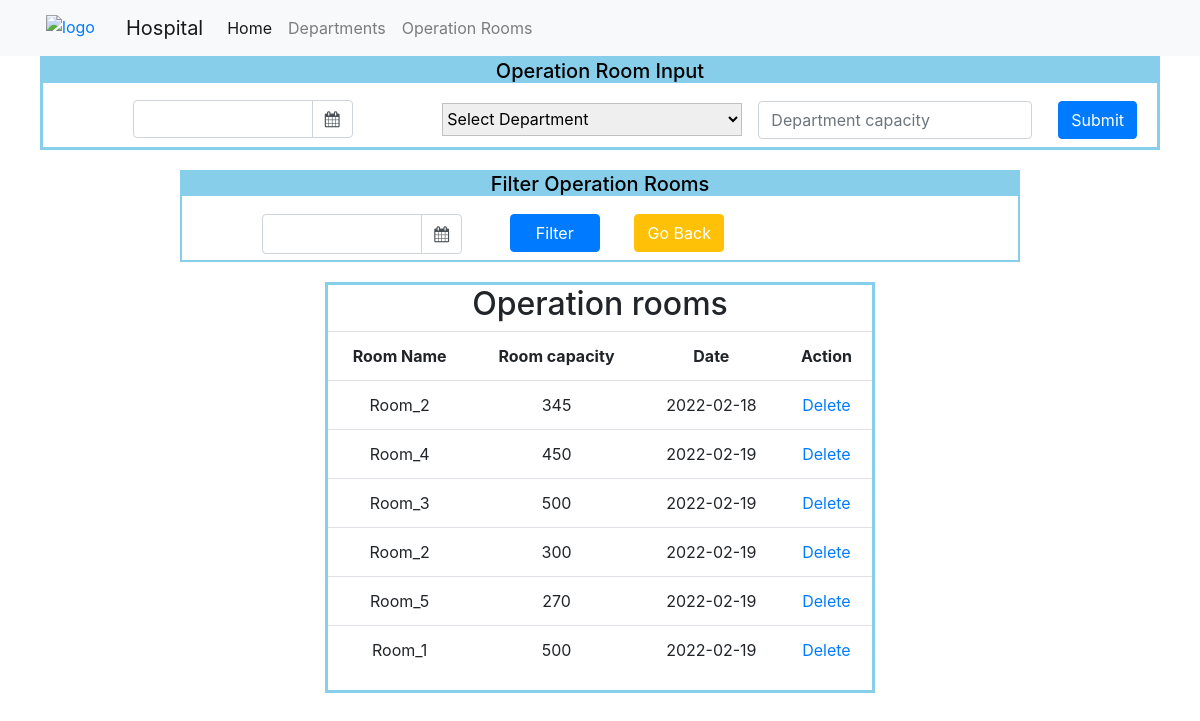
Screenshot of /rooms with the database file from the repository.
### app.py (models this page shows, shortened)
class Operation_rooms_Info(db.Model):
    id = db.Column(db.String(200), primary_key=True)
    room_name = db.Column(db.String(200), nullable=False)
    room_capacity = db.Column(db.Integer, nullable=False)
    date = db.Column(db.DateTime, nullable=False)

### app.py (the view)
@app.route('/rooms', methods=['GET', 'POST'])
def get_rooms():
    if request.method == 'POST':
        if request.form['submit_btn3'] == 'submit_form3':
            date = request.form['date']
            room_name = request.form['room_name']
            room_capacity = request.form['room_capacity']
            new_room_info = Operation_rooms_Info(
                    id=str(room_name + '-' + str(uuid.uuid4())),
                    date=datetime.strptime(date, '%m/%d/%Y').date(),
                    room_name=room_name,
                    room_capacity=int(room_capacity),
                    )
            try:
                db.session.add(new_room_info)
                db.session.commit()
                return redirect('/rooms')
            except:
                print('There was an issue adding new user entry')
                raise
        elif request.form['submit_btn3'] == 'filter':
            filtered_date = datetime.strptime(request.form['filter_date'], '%m/%d/%Y')
            filtered_entries = Operation_rooms_Info.query.filter(Operation_rooms_Info.date==filtered_date).all()
            return render_template('room.html', rooms=filtered_entries)
    else:
        rooms_info = Operation_rooms_Info.query.order_by(Operation_rooms_Info.date).all()
    return render_template('room.html', rooms = rooms_info)

### templates/room.html (shortened to what this page needs)
<!DOCTYPE html>
<html lang="en">
<head>
    <link rel="stylesheet" href="{{ url_for('static', filename='css/styles.css') }}">
    <link rel="stylesheet" href="https://maxcdn.bootstrapcdn.com/bootstrap/4.0.0/css/bootstrap.min.css">
    <link rel="stylesheet" href="https://cdnjs.cloudflare.com/ajax/libs/bootstrap-datepicker/1.9.0/css/bootstrap-datepicker.min.css">
    <link rel="stylesheet" href="https://cdnjs.cloudflare.com/ajax/libs/font-awesome/4.7.0/css/font-awesome.min.css">
</head>
<body>
    <nav class="navbar navbar-expand-lg navbar-light bg-light">
        <div class="image">
            <a href="/">
                <img src="http://www.clipartsuggest.com/images/633/red-medical-symbol-9MqeBw-clipart.jpeg" alt="logo">
            </a>
        </div>
        <a class="navbar-brand" href="/">Hospital</a>
        <div class="collapse navbar-collapse" id="navbarNav">
          <ul class="navbar-nav">
            <li class="nav-item active">
              <a class="nav-link" href="/">Home <span class="sr-only">(current)</span></a>
            </li>
            <li class="nav-item">
              <a class="nav-link" href="/admin">Departments</a>
            </li>
            <li class="nav-item">
              <a class="nav-link" href="/rooms">Operation Rooms</a>
            </li>
          </ul>
        </div>
    </nav>
    <div class="user_input">
        <div class="heading"><h5>Operation Room Input</h5></div>
        <form action='/rooms' class="form-inline" method="post">
                <div class="input-group date" id="datepicker">
                    <input type="text" class="form-control" id='date_input' name='date' required/>
                    <span class="input-group-append">
                        <span class="input-group-text bg-white">
                            <i class="fa fa-calendar"></i>
                        </span>
                    </span>
                </div>
            <div class="dropdown_select" name='dropdown_select'>
                <select id="list" name='room_name' onchange="getSelectValue();" required>
                    <option value="" disabled selected>Select Department</option>
                </select>
            </div>
            <div class="form-group mx-sm-3 mb-2" name='dur_and_cap'>
                <input type="number" min="0" class="form-control" name='room_capacity' id="room_capacity" placeholder="Department capacity" required>
            </div>
            <button type="submit" class="btn btn-primary mb-2" name="submit_btn3" value="submit_form3">Submit</button>
        </form>
    </div>
    <div class="filter">
        <div class="heading"><h5>Filter Operation Rooms</h5></div>
        <form action="/rooms" method="post">
            <div class="input-group date" id="datepicker2">
                <input type="text" class="form-control" id='date_input2' name='filter_date' required/>
                <span class="input-group-append" id="filter_span">
                    <span class="input-group-text bg-white" >
                        <i class="fa fa-calendar"></i>
                    </span>
                </span>
            </div>
            <div class="filter_and_home_btns">
                <button type="submit" class="btn btn-primary mb-2" name="submit_btn3" value="filter" id="filter_btn">Filter</button>
                <button type="button" class="btn btn-warning mb-2" id="home_btn" onclick="history.back()"><a href="javascript:history.back()">Go Back</a></button>
            </div>
        </form>
    </div>
    <div class="Table_content_2" id="op_rooms_info">
        <table class="table">
            <thead><h2>Operation rooms</h2></thead>
            <tbody class="table_body">
                <tr>
                    <th>Room Name</th>
                    <th>Room capacity</th>
                    <th>Date</th>
                    <th>Action</th>
                </tr>
                {% for room in rooms: %}
                    <tr>
                        <td>{{room.room_name}}</td>
                        <td>{{room.room_capacity}}</td>
                        <td>{{room.date.date()}}</td>
                        <td>
                            <a href="/rooms/delete/{{room.id}}">Delete</a>
                        </td>
                    </tr>
                {% endfor %}
            </tbody>
        </table>
    </div>
</body>
</html>

### static/css/styles.css (style rules this page uses)
* { padding: 0; margin: 0; box-sizing: border-box; }
body { font-family: Verdana, Geneva, Tahoma, sans-serif; text-align: center; background-color: #eeeeee; }
.heading { background-color: skyblue; color: black; text-align: center; }
.user_input { margin-left: 40px; margin-right: 40px; border: 3px solid skyblue; }
.Table_content_2 { border: 2px solid skyblue; width: 70%; text-align: center; margin: auto; margin-top: 20px; }
.table { text-align: center; }
.form-inline { margin: auto; }
#datepicker { width: 200px; margin: auto; }
#list { width: 300px; margin-left: 0; }
select { width: 300px; height: 33px; border: 1px solid rgb(191, 192, 192); }
.form-group { margin: auto; }
.btn { margin: 10px; margin-right: 20px; }
#datepicker { width: 220px; margin: auto; }
#datepicker2 { width: 300px; margin: auto; }
#date_input2 { margin-left: 80px; margin-top: 10px; height: 40px; }
#filter_span { margin-right: 20px; margin-top: 10px; height: 40px; }
#filter_btn { width: 90px; }
#home_btn { width: 90px; }
button a { color:white; }
.filter { border: 2px solid skyblue; width: 70%; text-align: center; margin: auto; margin-top: 20px; overflow: hidden; }
.filter_and_home_btns { margin-left: 50px; width: 280px; overflow: hidden; }
.filter form .input-group { margin: auto; text-align: center; width: 50vp; float:left; }
.image { width: 100px; margin: auto; margin-left: 10px; text-align: left; margin-top: 5px; }
img { margin-left: 20px; width: 50px; height: 30px; }
#op_rooms_info { border: solid skyblue; width: 550px; overflow: hidden; }

### rows the page displays
Operation_rooms_Info: room_name "Room_2", room_capacity "345", date "2022-02-18"
Operation_rooms_Info: room_name "Room_4", room_capacity "450", date "2022-02-19"
Operation_rooms_Info: room_name "Room_3", room_capacity "500", date "2022-02-19"
Operation_rooms_Info: room_name "Room_2", room_capacity "300", date "2022-02-19"
Operation_rooms_Info: room_name "Room_5", room_capacity "270", date "2022-02-19"
Operation_rooms_Info: room_name "Room_1", room_capacity "500", date "2022-02-19"
